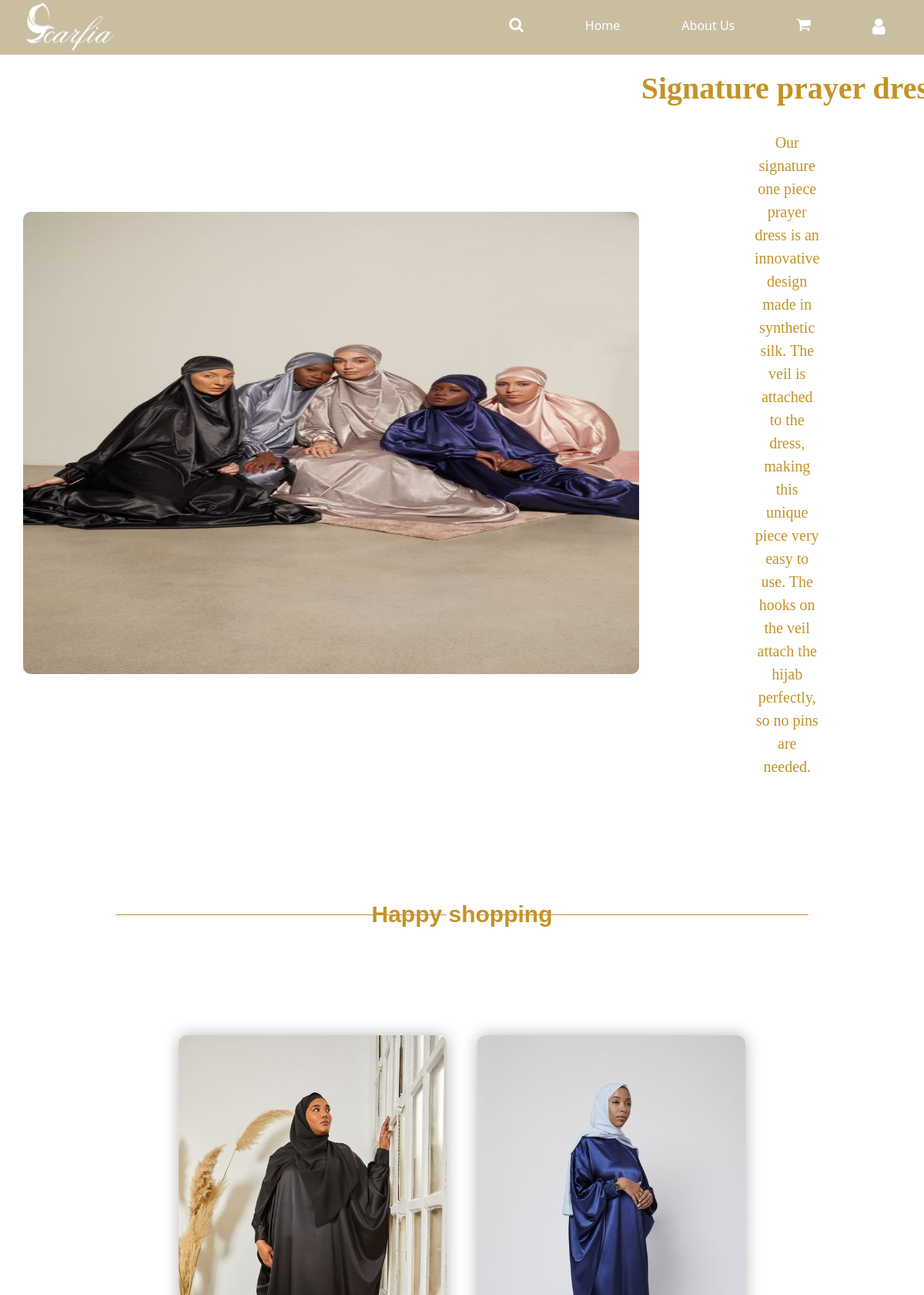
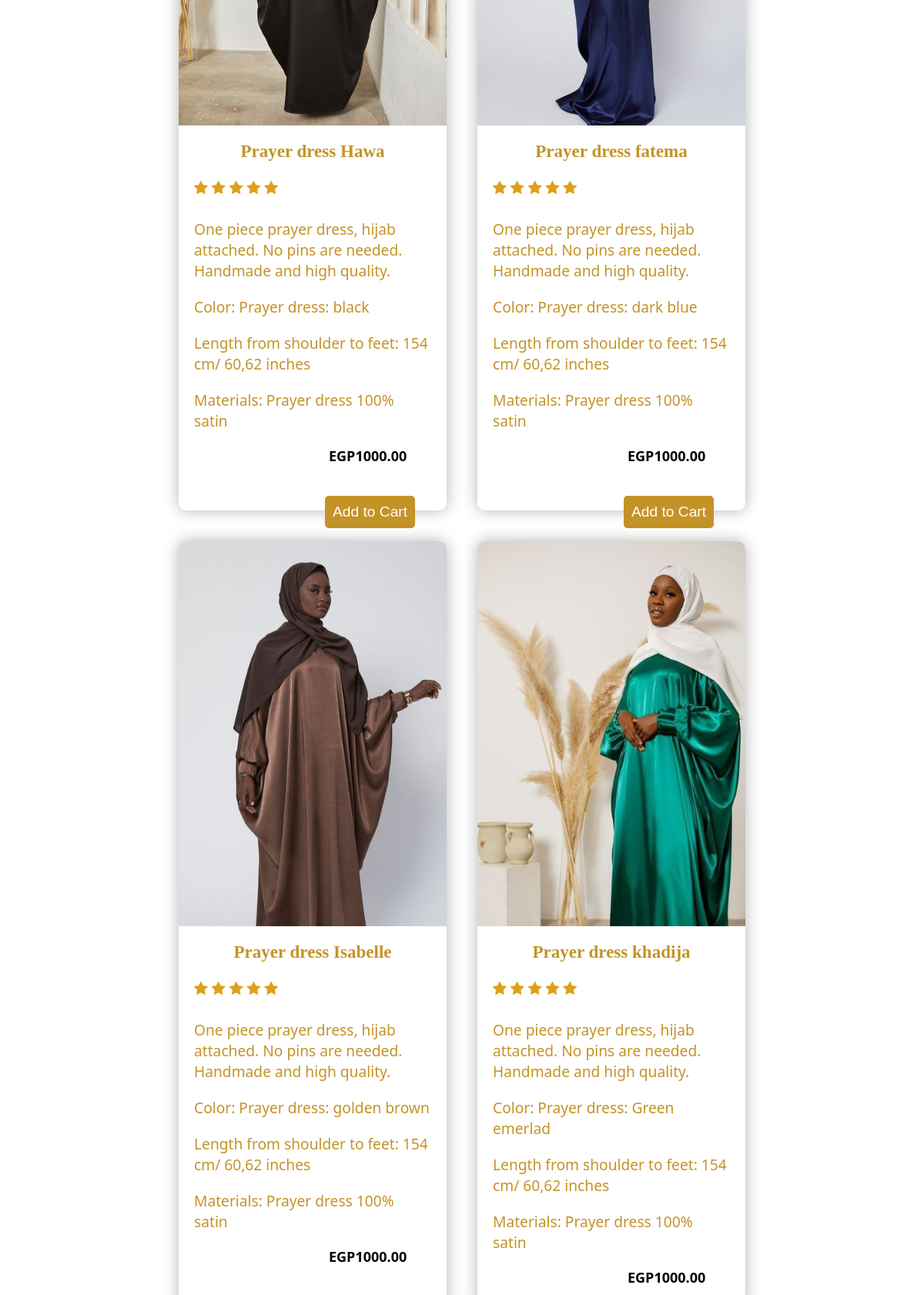
The page /pages/hijab (upper part) on the database its author committed (2 pictures, top to bottom).
### pages/models.py (models this page shows, shortened)
class Product2(models.Model):
    name= models.CharField(max_length=60)
    color= models.CharField(max_length=60)
    material= models.CharField(max_length=60)
    price=models.DecimalField(max_digits=6, decimal_places=2)
    Length_from_shoulder_to_feet= models.CharField(max_length=60)
    image=models.ImageField(upload_to="media/")
    class Meta:
        verbose_name= 'Prayer dress'

### pages/views.py (the view)
# urls.py: path("hijab", views.Hijab, name="hijab"),
def Hijab(request):
    prayer = Product2.objects.all()
    dresses = {"prayer": prayer}
    return render(request, "pages/hijab.html" , dresses)

### templates/pages/hijab.html (shortened to what this page needs)
{% load static %}
<link rel = "stylesheet" href = "{% static 'css/hijab.css' %}">
<html>
  <head>
    <link rel="stylesheet" href="https://use.fontawesome.com/releases/v5.0.6/css/all.css">
    <link rel="stylesheet" href="https://cdnjs.cloudflare.com/ajax/libs/font-awesome/4.7.0/css/font-awesome.min.css">
    <link rel="stylesheet" href="hijab.css">
  </head>
  <body>
      <header>
        <img src="{% static 'media/C:\Users\Manar\Desktop\prooo\mysite\mysite\static\images\scarfia.PNG' %}" alt="">
      <nav>
        <ul>
        <li>  <a href="#"><i class="fa fa-search" style="font-size:20px"></i></a></li>
          <li><a href="{% url 'hali' %}">Home</a></li>
          <li><a href="{% url 'hali' %}">About Us</a></li>
          <li><a href="{% url 'cart' %}"><i class="fa fa-shopping-cart" style="font-size:20px"></i></a></li>
          <li><a href="{% url 'profile' %}"><i class="fa fa-user" style="font-size:24px"></i></a></li>
        </ul>
      </nav>
    </header>
    <div class="about">
        <div class="image2">
            <img src="{% static 'images/ne.jpg' %}" alt= " " >
        </div>
        <div class="text">
            <h1 id="sk">Signature prayer dress</h1>
            <p>Our signature one piece prayer dress is an innovative design made in synthetic silk. The veil is attached to the dress, making this unique piece very easy to use. The hooks on the veil attach the hijab perfectly, so no pins are needed.</p>
        </div>
    </div>
      <div class="products">
        <h3>Happy shopping</h3>
      </div>
    <main class="container">
      {% for y in  prayer %}
      <div class="product-card">
        <img src="{{ y.image.url }}" alt="Product Image">
        <div class="product-info">
          <h2>{{y.name}}</h2>
          <span class="fa fa-star checked"></span>
          <span class="fa fa-star checked"></span>
          <span class="fa fa-star checked"></span>
          <span class="fa fa-star checked"></span>
          <span class="fa fa-star checked"></span>
          <p class="description">One piece prayer dress, hijab attached. No pins are needed. Handmade and high quality.</p>
          <p class="description">Color: Prayer dress: {{y.color}}</p>
          <p class="description">Length from shoulder to feet: {{y.Length_from_shoulder_to_feet}}</p>
          <p class="description">Materials: Prayer dress {{y.material}}</p>
          <p class="price">EGP{{y.price}}</p>
          <button>Add to Cart</button>
        </div>
      </div>
      {% endfor %}
    </main>
</body>
</html>
  </body>
</html>

### mysite/static/css/hijab.css (style rules this page uses)
body { background-size: cover; color: #fff; font-family: 'Segoe UI', Tahoma, Geneva, Verdana, sans-serif; font-size: 1.2rem; }
header { background-image: url('header-background.jpg'); background-size: cover; background-position: center; background-color: #7150045f; color: white; display: flex; justify-content: space-between; align-items: center; position: fixed; width: 100%; }
* { margin: 0; padding: 0; box-sizing: border-box; scroll-behavior: smooth; }
header img { width: 150px; padding-left: 30px; padding-top: 2px; padding-bottom: 5px; }
nav ul { list-style-type: none; margin: 0; padding: 0; display: flex; }
nav ul li { margin-left: 30px; padding-right: 50px; font-size: medium; }
nav ul li:first-child { margin-left: 0; }
nav ul li a { color: white; text-decoration: none; }
.about { display: flex; line-height: 30px; justify-content: space-between; align-items: center; margin-left: 30px; margin-bottom: 150px; }
.image2 img { width: 800px; height: 600px; border-radius: 10px; margin-top: 130px; }
.text { margin-top: 100px; }
.text h1 { text-align: center; font-size: 40px; font-weight: bold; font-family: 'Times New Roman', Times, serif; color: #c49327; }
.text p { text-align: center; margin-bottom: 10px; padding-top: 120px; margin-right: 160px; margin-left: 150px; padding-left: 0px; padding-top: 40px; font-size: 20px; font-style: normal; font-family: 'Times New Roman', Times, serif; color: #c49327; }
.products { margin-top: 50px; padding-left: 150px; cursor: pointer; }
.products h3 { font-family: sans-serif; margin: 100px auto; color: #c49327; text-align: center; font-size: 30px; margin-right: 150px; position: relative; }
.products h3:before { content: ""; display: block; width: 430px; height: 1px; background: #c49327; left: 0; top: 50%; position: absolute; }
.products h3:after { content: ""; display: block; width: 430px; height: 1px; background: #c49327; right: 0; top: 50%; position: absolute; }
.checked { color: #dea01b; margin-bottom: 30px; }
.container { display: flex; flex: row; justify-content: center; align-items: flex-start; flex-wrap: wrap; margin: 0 auto; padding: 40px 20px; }
.product-card { width: 30%; margin: 0 20px 40px; background-color: rgba(255, 255, 255, 0.8); border-radius: 10px; box-shadow: 0 0 20px rgba(0, 0, 0, 0.3); height: 1000px; }
.product-card img { width: 100%; height: 500px; object-fit: cover; border-top-left-radius: 10px; border-top-right-radius: 10px; }
.product-info { padding: 20px; }
.product-info h2 { font-size: larger; text-align: center; color: #c49327; margin-bottom: 20px; font-family: Georgia, 'Times New Roman', Times, serif; }
.description { font-size: 1.2rem; margin-bottom: 20px; color: #c49327; }
.price { font-size: large; font-weight: bold; margin-bottom: 20px; color: #000000; margin-left: 175px; }
.product-info button { padding: 10px; border: none; border-radius: 5px; background-color: #c49327; color: #fff; font-size: 1.2rem; cursor: pointer; transition: background-color 0.3s ease; margin-left: 170px; margin-top: 20px; }

### rows shown on the page
Product2: image (picture), name "Prayer dress Hawa", color "black", Length_from_shoulder_to_feet "154 cm/ 60,62 inches", material "100% satin", price "1000.00"
Product2: image (picture), name "Prayer dress fatema", color "dark blue", Length_from_shoulder_to_feet "154 cm/ 60,62 inches", material "100% satin", price "1000.00"
Product2: image (picture), name "Prayer dress Isabelle", color "golden brown", Length_from_shoulder_to_feet "154 cm/ 60,62 inches", material "100% satin", price "1000.00"
Product2: image (picture), name "Prayer dress khadija", color "Green emerlad", Length_from_shoulder_to_feet "154 cm/ 60,62 inches", material "100% satin", price "1000.00"
